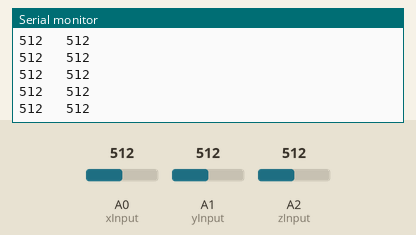
A sketch run on a simulated Arduino Uno, built with avr-gcc and run on an emulated ATmega328P. Parts: the last lines printed to the serial monitor. Inputs (shaded band) come from the test bench; at power-on: A0 (xInput) = 512, A1 (yInput) = 512, A2 (zInput) = 512. No radio packets arrive unless stated.

Above: at 1.2 s.
1.3 s: A0 (xInput) set to 400
At 1.32 s:
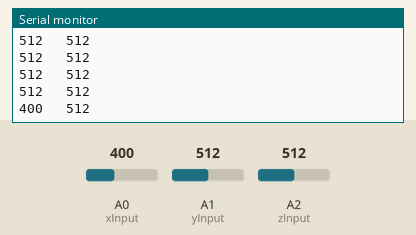
2.8 s: A1 (yInput) set to 400
At 2.83 s:
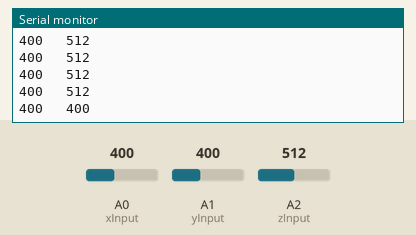
4.3 s: A0 (xInput) set to 420
At 4.34 s:
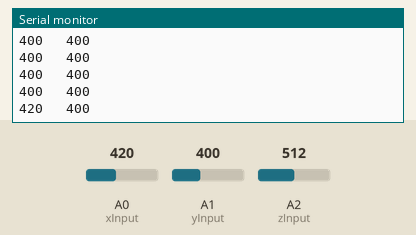
5.8 s: A1 (yInput) set to 420
At 5.85 s:
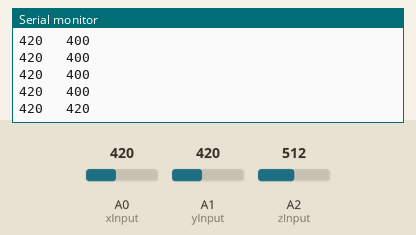
Timing chart, 0 to 8.3 s (numbered marks = the images above; inputs shaded):
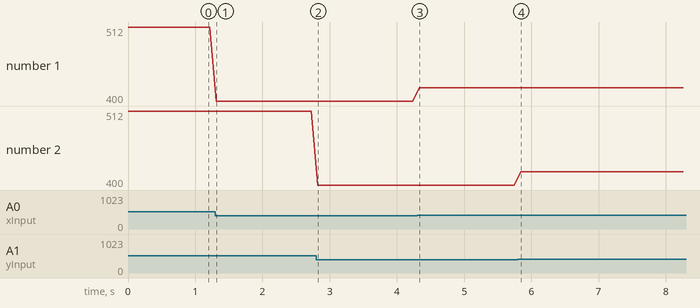

The sketch:

Gesture_Controlled_RC_Car.ino
```cpp
#include <SPI.h>
#include <nRF24L01.h>
#include <RF24.h>
const int xInput = A0;
const int yInput = A1;
const int zInput = A2;
int RawMin = 0;
int RawMax = 1023;

RF24 radio(7, 8); // CE, CSN

const byte address[6] = "00001";

void setup() {
  Serial.begin(9600);
  radio.begin();
  radio.openWritingPipe(address);
  radio.setPALevel(RF24_PA_MIN);
  radio.stopListening();
  pinMode(xInput,INPUT);
  pinMode(yInput,INPUT);
  pinMode(zInput,INPUT);
}

void loop() {
  //const char text[] = "";
  int xRaw = analogRead(xInput);
  int yRaw = analogRead(yInput);
  int zRaw = analogRead(zInput);
  Serial.print(xRaw);
  Serial.print("   " );
  Serial.println(yRaw);
  if(xRaw>=264 && xRaw<=273 && yRaw>=312 && yRaw<=331)
  {
    //Serial.write('1');// F for forward
//    const char text[]="forward";
    int text = 1;
    radio.write(&text, sizeof(text));
    Serial.println("F");
  }
  if(xRaw>=337 && xRaw<=403 && yRaw>=325 && yRaw<=340)
  {
    //Serial.write('2');// B for backward
//    const char text[]="backward";
    int text = 2;
    radio.write(&text, sizeof(text));
    Serial.println("B");
  }
  if(xRaw>=323 && xRaw<=337 && yRaw>=393 && yRaw<=410)
  {
    //Serial.write('3');// L for left
//    const char text[]="left";
    int text = 3;
    radio.write(&text, sizeof(text));
    Serial.println("L");
  }
  if(xRaw>=329 && xRaw<=334 && yRaw>=262 && yRaw<=266)
  {
    //Serial.write('4');// R for right
//    const char text[]="right";
    int text = 4;
    radio.write(&text, sizeof(text));
    Serial.println("R");
  }


  delay(100);
}
```

Measured:
- after the input at 1.3 s, the serial monitor: prints a new line at once (image 1)
- after the input at 2.8 s, the serial monitor: prints a new line at once (image 2)
- after the input at 4.3 s, the serial monitor: prints a new line at once (image 3)
- after the input at 5.8 s, the serial monitor: prints a new line after 0.05 s (image 4)
- plotted number 1: 512 → 400 after the input at 1.3 s, 400 → 420 after the input at 4.3 s
